Frame 1 (no input): blank canvas, image omitted
Frame 60 (the mouse pressed at the canvas centre just before this capture): blank canvas, image omitted
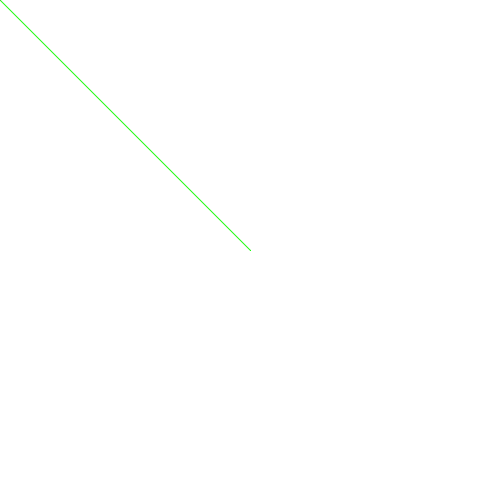
Frame 120 (the mouse held since frame 60 and released just before this capture)

The Processing sketch whose frames 1 and 60 were blank and that drew this single picture after the mouse press (run headless with seeded random() and noise(); from frame 60 on, the mouse is pressed at the canvas centre):

// Processing sketch: ex_10_drawing_line_if_lessthan_else_color
// ── ex_10_drawing_line_if_lessthan_else_color.pde
void setup() {
  size(500, 500);
  background(255);
  stroke(232, 23, 187);
}

void draw() {
  /* draw with purple lines on the left side
   * of the screen, draw with green lines on
   * the right hand side */
  if (mouseX < 250) {
    stroke(232, 23, 187);
  } else {
    stroke(27,252,13);
  }
  
  line(mouseX, mouseY, pmouseX, pmouseY);
}
